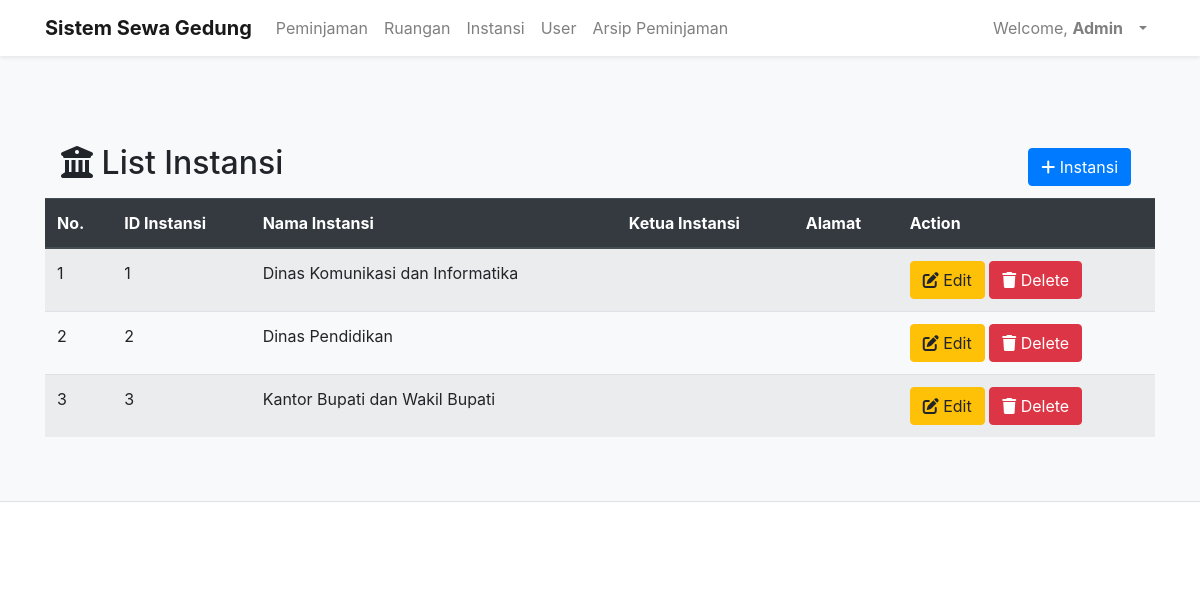
/dashboardAdmin.php?p=adminListInstansi (signed in), run on the app's committed database.
### tables this page shows
CREATE TABLE `instansi` (
  `IDInstansi` int(11) NOT NULL,
  `namaInstansi` varchar(100) NOT NULL,
  `kainstansi` varchar(50) NOT NULL,
  `alamat_instansi` varchar(100) NOT NULL
);

### inc.koneksi.php (called while the page is built, shortened)
<?php
    class Connection{
        private $host = "localhost";
        private $user = "root";
        private $password = "";
        function connect(){
            $conn = mysqli_connect($this->host, $this->user, $this->password);
            $this->connection = $conn;
        }
    }
?>

### class/class.Instansi.php (called while the page is built, shortened)
<?php
class Instansi extends Connection{
    public function SelectAllInstansi(){
        $sql = "SELECT * FROM instansi";
        $result = mysqli_query($this->connection, $sql);
        $arrResult = Array();
        $count=0;
            while ($data = mysqli_fetch_array($result)){
                $objInstansi = new Instansi();
                $objInstansi->IDInstansi=$data['IDInstansi'];
                $objInstansi->alamat_instansi=$data['alamat_instansi'];
                $objInstansi->namaInstansi=$data['namaInstansi'];
                $objInstansi->kainstansi=$data['kainstansi'];
                $arrResult[$count] = $objInstansi;
                $count++;
            }
        return $arrResult;
    }
}
?>

### pages/adminListInstansi.php (the view)
<div class="container">
    <div class="wrapper">
        <div class="Title">
            <div class="navbar ">
                <h2><i class="fas fa-university"></i> List Instansi</h2>
                <ul class="navbar-nav ml-auto">
                    <li class="nav-item">
                    <?php
                        if ($_SESSION["role"] == 'Admin') {
                         echo '<a class="btn btn-primary mr-2"  href="dashboardAdmin.php?p=tambahInstansi" role="button"><i class="fas fa-plus"></i> Instansi</a>';
                        }
                    ?>
                    </li>
                </ul>
            </div>
            <table class="table table-striped">
                <thead class="thead-dark">
                    <tr>
                        <th scope="col">No.</th>
                        <th scope="col">ID Instansi</th>
                        <th scope="col">Nama Instansi</th>
                        <th scope="col">Ketua Instansi</th>
                        <th scope="col">Alamat</th>
                        <?php
                            if ($_SESSION["role"] == 'Admin') {
                                echo '<th scope="col">Action</th>';
                            }
                        ?>
                    </tr>
                </thead>
                <tbody>
                    <?php
                        require_once('./class/class.Instansi.php');
                        $objInstansi = new Instansi();
                        $arrayResultInstansi = $objInstansi->SelectAllInstansi();
                        $no = 1;
                        if (count($arrayResultInstansi) === 0) {
                            echo '<tr><td colspan="3" style="text-align: center;">Tidak ada data!</td></tr>';
                        }else {
                            foreach($arrayResultInstansi as $dataInstansi){
                                echo '<tr>';
                                echo '<td>'.$no.'</td>';
                                echo '<td>'.$dataInstansi->IDInstansi.'</td>';
                                echo '<td>'.$dataInstansi->namaInstansi.'</td>';
                                echo '<td>'.$dataInstansi->kainstansi.'</td>';
                                echo '<td>'.$dataInstansi->alamat_instansi.'</td>';
                                if ($_SESSION["role"] == 'Admin') {
                                echo '<td><a class="btn btn-warning" href="dashboardAdmin.php?p=tambahInstansi&IDInstansi='.$dataInstansi->IDInstansi.'"><i class="fas fa-edit"></i> Edit</a> <a class="btn btn-danger" href="dashboardAdmin.php?p=deleteInstansi&IDInstansi='.$dataInstansi->IDInstansi.'" onclick="return confirm(\'Apakah anda yakin ingin mengahapus?\')"><i class="fas fa-trash"></i> Delete</a></td>';
                                }
                                echo '</tr>';
                                $no++;
                            }
                        }
                    ?>
                </tbody>
            </table>
        </div>
    </div>
</div>

### styles.css (style rules this page uses)
.Title { padding: 80px 0 0 0; }

### data on the page
instansi: IDInstansi "1", namaInstansi "Dinas Komunikasi dan Informatika"
instansi: IDInstansi "2", namaInstansi "Dinas Pendidikan"
instansi: IDInstansi "3", namaInstansi "Kantor Bupati dan Wakil Bupati"

### other printed values
$_SESSION["nama"] "Admin"
